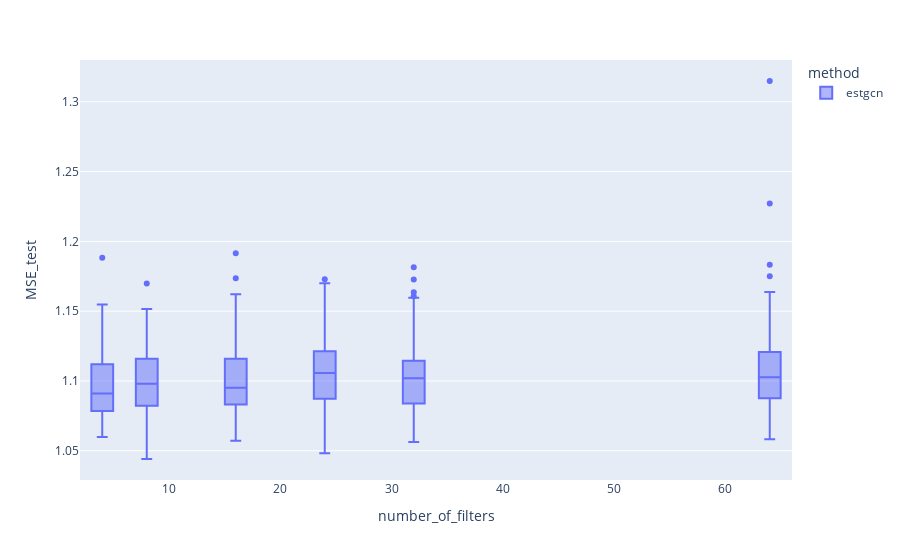

Write notebook code for a chart like this one.
### Code cell
gnar_estgcn_3.plot.box(backend='plotly',x='number_of_filters',color='method',y='MSE_test')

### Figure 1 — Plotly figure (JSON) as saved in the notebook; plotly's stock layout.template omitted (floating-point values rounded to 4 significant figures; data arrays with more than 128 entries replaced by an {"elided": "..."} marker saying what was removed)
{"data": [{"alignmentgroup": "True", "hovertemplate": "method=estgcn<br>number_of_filters=%{x}<br>MSE_test=%{y}<extra></extra>", "legendgroup": "estgcn", "marker": {"color": "#636efa"}, "name": "estgcn", "notched": false, "offsetgroup": "estgcn", "orientation": "v", "showlegend": true, "type": "box", "x": {"elided": "600 int values"}, "x0": " ", "xaxis": "x", "y": {"elided": "600 float values"}, "y0": " ", "yaxis": "y"}], "layout": {"autosize": true, "boxmode": "group", "legend": {"title": {"text": "method"}, "tracegroupgap": 0}, "margin": {"t": 60}, "xaxis": {"anchor": "y", "autorange": true, "domain": [0, 1], "range": [2, 66], "title": {"text": "number_of_filters"}, "type": "linear"}, "yaxis": {"anchor": "x", "autorange": true, "domain": [0, 1], "range": [1.029, 1.33], "title": {"text": "MSE_test"}, "type": "linear"}}}
